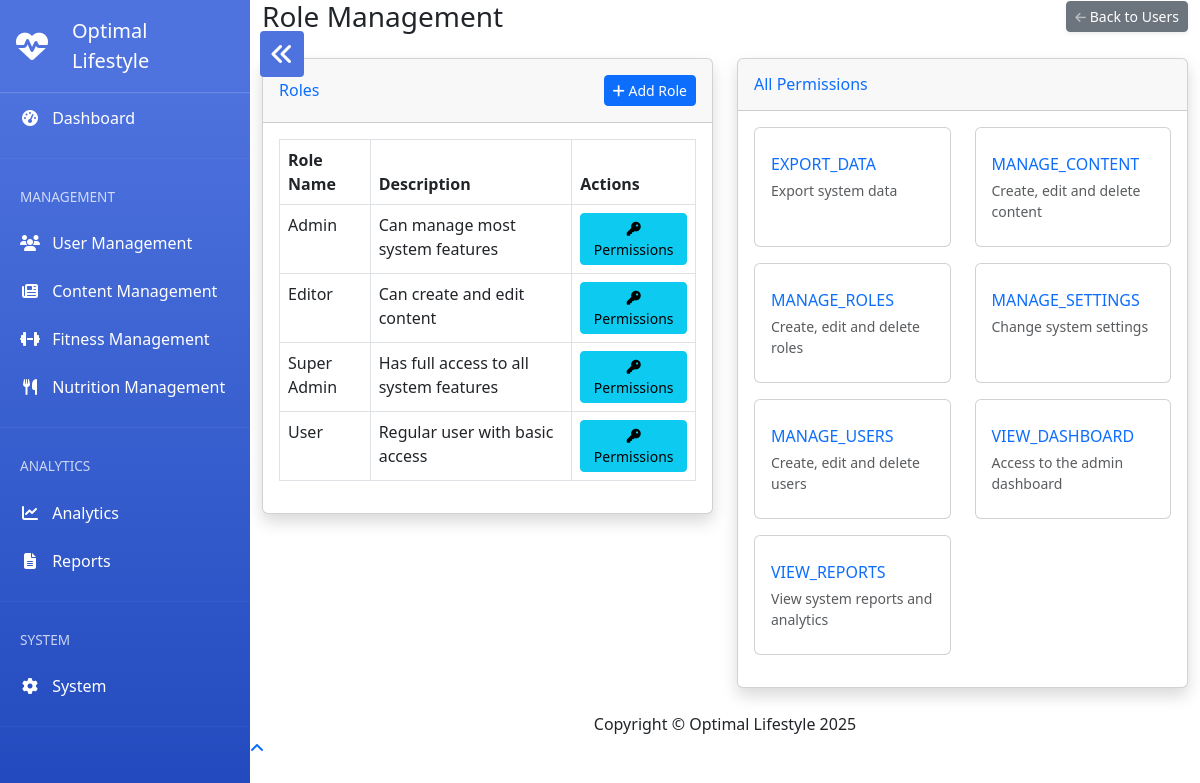
The app's page /admin/user-roles.php (signed in) with its own data.
### tables this page shows
CREATE TABLE `user_roles` (
  `id` int(11) NOT NULL AUTO_INCREMENT,
  `role_name` varchar(50) NOT NULL,
  `description` varchar(255) DEFAULT NULL,
  `is_system` tinyint(1) NOT NULL DEFAULT 0 COMMENT '1 for system roles that cannot be deleted',
  `created_at` timestamp NOT NULL DEFAULT CURRENT_TIMESTAMP,
  `updated_at` timestamp NOT NULL DEFAULT CURRENT_TIMESTAMP ON UPDATE CURRENT_TIMESTAMP,
  PRIMARY KEY (`id`),
  UNIQUE KEY `role_name` (`role_name`)
);

CREATE TABLE `permissions` (
  `id` int(11) NOT NULL AUTO_INCREMENT,
  `permission_name` varchar(50) NOT NULL,
  `description` varchar(255) DEFAULT NULL,
  `created_at` timestamp NOT NULL DEFAULT CURRENT_TIMESTAMP,
  `updated_at` timestamp NOT NULL DEFAULT CURRENT_TIMESTAMP ON UPDATE CURRENT_TIMESTAMP,
  PRIMARY KEY (`id`),
  UNIQUE KEY `permission_name` (`permission_name`)
);

### admin/user-roles.php (the view, shortened to what this page needs)
<?php
require_once 'config/database.php';
$roles = $pdo->query("SELECT * FROM user_roles ORDER BY role_name")->fetchAll(PDO::FETCH_ASSOC);
$permissions = $pdo->query("SELECT * FROM permissions ORDER BY permission_name")->fetchAll(PDO::FETCH_ASSOC);
include 'includes/header.php';
include 'includes/sidebar.php';
?>
<div class="container-fluid">
    <div class="d-sm-flex align-items-center justify-content-between mb-4">
        <h1 class="h3 mb-0 text-gray-800">Role Management</h1>
        <a href="users.php" class="d-none d-sm-inline-block btn btn-sm btn-secondary shadow-sm">
            <i class="fas fa-arrow-left fa-sm text-white-50"></i> Back to Users
        </a>
    </div>
    <div class="row">
        <div class="col-lg-6">
            <div class="card shadow mb-4">
                <div class="card-header py-3 d-flex flex-row align-items-center justify-content-between">
                    <h6 class="m-0 font-weight-bold text-primary">Roles</h6>
                    <button class="btn btn-sm btn-primary" data-bs-toggle="modal" data-bs-target="#addRoleModal">
                        <i class="fas fa-plus"></i> Add Role
                    </button>
                </div>
                <div class="card-body">
                    <div class="table-responsive">
                        <table class="table table-bordered" width="100%" cellspacing="0">
                            <thead>
                                <tr>
                                    <th>Role Name</th>
                                    <th>Description</th>
                                    <th>Actions</th>
                                </tr>
                            </thead>
                            <tbody>
                                <?php foreach ($roles as $role): ?>
                                <tr>
                                    <td><?= htmlspecialchars($role['role_name']) ?></td>
                                    <td><?= htmlspecialchars($role['description']) ?></td>
                                    <td>
                                        <button class="btn btn-sm btn-info" data-bs-toggle="modal"
                                                data-bs-target="#editPermissionsModal"
                                                data-role-id="<?= $role['id'] ?>"
                                                data-role-name="<?= htmlspecialchars($role['role_name']) ?>">
                                            <i class="fas fa-key"></i> Permissions
                                        </button>
                                    </td>
                                </tr>
                                <?php endforeach; ?>
                            </tbody>
                        </table>
                    </div>
                </div>
            </div>
        </div>
        <div class="col-lg-6">
            <div class="card shadow mb-4">
                <div class="card-header py-3">
                    <h6 class="m-0 font-weight-bold text-primary">All Permissions</h6>
                </div>
                <div class="card-body">
                    <div class="row">
                        <?php foreach ($permissions as $permission): ?>
                        <div class="col-md-6 mb-3">
                            <div class="card border-left-primary h-100 py-2">
                                <div class="card-body">
                                    <div class="row no-gutters align-items-center">
                                        <div class="col mr-2">
                                            <div class="text-xs font-weight-bold text-primary text-uppercase mb-1">
                                                <?= htmlspecialchars($permission['permission_name']) ?>
                                            </div>
                                            <div class="text-muted small">
                                                <?= htmlspecialchars($permission['description']) ?>
                                            </div>
                                        </div>
                                    </div>
                                </div>
                            </div>
                        </div>
                        <?php endforeach; ?>
                    </div>
                </div>
            </div>
        </div>
    </div>
</div>
<?php include 'includes/footer.php'; ?>

### admin/includes/header.php (style rules this page uses)
:root { --primary: #4e73df; --secondary: #858796; --success: #1cc88a; --info: #36b9cc; --warning: #f6c23e; --danger: #e74a3b; --light: #f8f9fc; --dark: #5a5c69; }

### admin/includes/sidebar.php (style rules this page uses)
body { margin-left: 250px; transition: margin-left 0.3s ease; }

### records on screen
user_roles: role_name "Admin", description "Can manage most system features"
user_roles: role_name "Editor", description "Can create and edit content"
user_roles: role_name "Super Admin", description "Has full access to all system features"
user_roles: role_name "User", description "Regular user with basic access"
permissions: permission_name "EXPORT_DATA", description "Export system data"
permissions: permission_name "MANAGE_CONTENT", description "Create, edit and delete content"
permissions: permission_name "MANAGE_ROLES", description "Create, edit and delete roles"
permissions: permission_name "MANAGE_SETTINGS", description "Change system settings"
permissions: permission_name "MANAGE_USERS", description "Create, edit and delete users"
permissions: permission_name "VIEW_DASHBOARD", description "Access to the admin dashboard"
permissions: permission_name "VIEW_REPORTS", description "View system reports and analytics"
